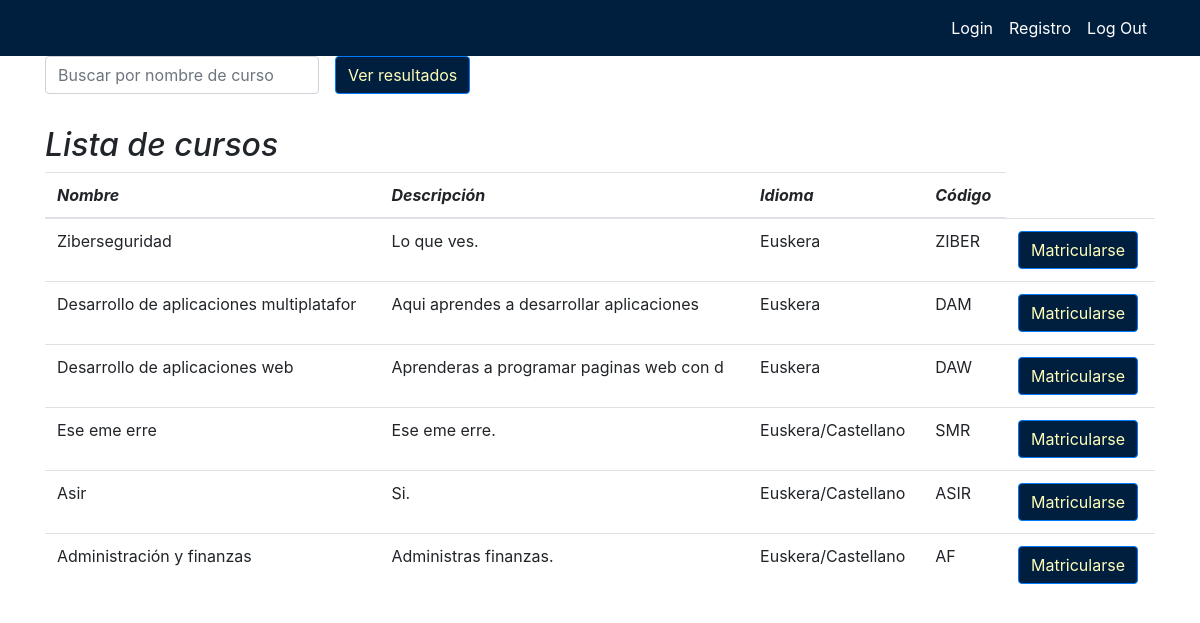
Page /Erronka1/View/verCursos.php (signed in) on the committed database.
### tables this page shows
CREATE TABLE `cursos` (
  `id` int(11) NOT NULL,
  `nombre` varchar(40) DEFAULT NULL,
  `descripcion` varchar(80) DEFAULT NULL,
  `idioma` varchar(50) DEFAULT NULL,
  `codigo` varchar(10) DEFAULT NULL
);

### Erronka1/funciones.php (called while the page is built, shortened)
<?php
function escapar($html) {
  return htmlspecialchars($html, ENT_QUOTES | ENT_SUBSTITUTE, "UTF-8");
}

### Erronka1/View/verCursos.php (the view, shortened to what this page needs)
<html>
<?php
  $loggedIn = isset($_SESSION['user_id']);
  $type = ($_SESSION['user_type']);
  $name = ($_SESSION['user_name']);
?>
<head>
    <link rel="stylesheet" href="https://cdn.jsdelivr.net/npm/bootstrap@4.4.1/dist/css/bootstrap.min.css">
    <link rel="stylesheet" type="text/css" href="../Css/style.css">
  </head>
<?php
include '../funciones.php';
require_once "../Controller/UsuarioController.php";
$error = false;
$config = include '../config.php';
try {
  $dsn = 'mysql:host=' . $config['db']['host'] . ';dbname=' . $config['db']['name'];
  $conexion = new PDO($dsn, $config['db']['user'], $config['db']['pass'], $config['db']['options']);
  if (isset($_POST['nombre'])) {
    $consultaSQL = "SELECT * FROM cursos WHERE nombre LIKE '%" . $_POST['nombre'] . "%'";
  } else {
    $consultaSQL = "SELECT * FROM cursos";
  }
  $sentencia = $conexion->prepare($consultaSQL);
  $sentencia->execute();
  $cursos = $sentencia->fetchAll();
} catch(PDOException $error) {
  $error= $error->getMessage();
}
$titulo = isset($_POST['nombre']) ? 'Lista de cursos (' . $_POST['nombre'] . ')' : 'Lista de cursos';
?>
<nav class="navbar navbar-expand-lg ">
        <div class="container">
            <?php if ($loggedIn && $type === 'Alumno'): ?>
            <ul class="navbar-nav mr-auto">
                <li class="nav-item">
                    <a class="nav-link" href="verCursos.php">Cursos</a>
                </li>
            </ul>
            <ul class="navbar-nav ml-auto">
                <li class="nav-item">
                  <p style="color: white;">Bienvenido, <?php echo $name; ?></p>
                </li>
                <li class="nav-item">
                    <a class="nav-link" href="logout.php">Log Out</a>
                </li>
            </ul>
            <?php else: ?>
            <ul class="navbar-nav ml-auto">
                <li class="nav-item">
                    <a class="nav-link" href="login.php">Login</a>
                </li>
                <li class="nav-item">
                    <a class="nav-link" href="registro.php">Registro</a>
                </li>
                <li class="nav-item">
                    <a class="nav-link" href="logout.php">Log Out</a>
                </li>
            </ul>
            <?php endif; ?>
        </div>
</nav>
<div class="container">
  <div class="row">
    <div class="col-md-12">
      <form method="post" class="form-inline">
        <div class="form-group mr-3">
          <input type="text" id="nombre" name="nombre" placeholder="Buscar por nombre de curso" class="form-control">
        </div>
        <button type="submit" name="submit" class="btn btn-primary">Ver resultados</button>
      </form>
    </div>
  </div>
</div>
<div class="container">
  <div class="row">
    <div class="col-md-12">
      <h2 class="mt-3"><?= $titulo ?></h2>
      <table class="table">
        <thead>
          <tr>
            <th>Nombre</th>
            <th>Descripción</th>
            <th>Idioma</th>
            <th>Código</th>
          </tr>
        </thead>
        <tbody>
          <?php
            foreach ($cursos as $curso) {
              ?>
              <tr>
                <td><?php echo escapar($curso["nombre"]); ?></td>
                <td><?php echo escapar($curso["descripcion"]); ?></td>
                <td><?php echo escapar($curso["idioma"]); ?></td>
                <td><?php echo escapar($curso["codigo"]); ?></td>
                <td><a href="<?= 'verCursos.php?action=matriculatu&id=' . escapar($curso["id"]) ?>" class="btn btn-primary">Matricularse</a></td>
              </tr>
              <?php
            }
          ?>
      </table>
    </div>
  </div>
</div>
</html>

### Erronka1/Css/style.css (style rules this page uses)
h2 { font-style: italic; }
.navbar { background-color: #001f3f; }
.navbar-nav .nav-link { color: #fff; font-weight: normal; }
.btn { background-color: #001f3f; color: #fffdb8; }
a { color:darkblue; }
th { font-style: italic; }

### rows in the picture
cursos: nombre "Ziberseguridad", descripcion "Lo que ves.", idioma "Euskera", codigo "ZIBER"
cursos: nombre "Desarrollo de aplicaciones multiplatafor", descripcion "Aqui aprendes a desarrollar aplicaciones", idioma "Euskera", codigo "DAM"
cursos: nombre "Desarrollo de aplicaciones web", descripcion "Aprenderas a programar paginas web con d", idioma "Euskera", codigo "DAW"
cursos: nombre "Ese eme erre", descripcion "Ese eme erre.", idioma "Euskera/Castellano", codigo "SMR"
cursos: nombre "Asir", descripcion "Si.", idioma "Euskera/Castellano", codigo "ASIR"
cursos: nombre "Administración y finanzas", descripcion "Administras finanzas.", idioma "Euskera/Castellano", codigo "AF"

### other values in the picture
$titulo "Lista de cursos"
